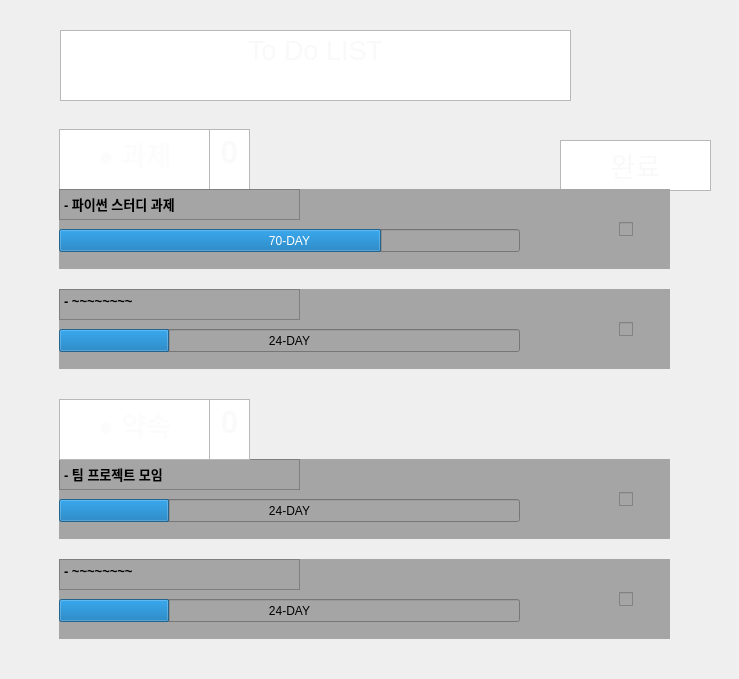
        <widget class="QWidget" name="scrollAreaWidgetContents">
         <property name="geometry">
          <rect>
           <x>0</x>
           <y>0</y>
           <width>739</width>
           <height>679</height>
          </rect>
         </property>
         <widget class="QTextEdit" name="textEdit_7">
          <property name="geometry">
           <rect>
            <x>560</x>
            <y>140</y>
            <width>151</width>
            <height>51</height>
           </rect>
          </property>
          <property name="html">
           <string>&lt;!DOCTYPE HTML PUBLIC &quot;-//W3C//DTD HTML 4.0//EN&quot; &quot;http://www.w3.org/TR/REC-html40/strict.dtd&quot;&gt;
&lt;html&gt;&lt;head&gt;&lt;meta name=&quot;qrichtext&quot; content=&quot;1&quot; /&gt;&lt;style type=&quot;text/css&quot;&gt;
p, li { white-space: pre-wrap; }
&lt;/style&gt;&lt;/head&gt;&lt;body style=&quot; font-family:'Gulim'; font-size:9pt; font-weight:400; font-style:normal;&quot;&gt;
&lt;p align=&quot;center&quot; style=&quot; margin-top:0px; margin-bottom:0px; margin-left:0px; margin-right:0px; -qt-block-indent:0; text-indent:0px;&quot;&gt;&lt;span style=&quot; font-size:20pt; color:#f9f9f9;&quot;&gt;완료&lt;/span&gt;&lt;/p&gt;&lt;/body&gt;&lt;/html&gt;</string>
          </property>
         </widget>
         <widget class="QWidget" name="widget_3" native="true">
          <property name="geometry">
           <rect>
            <x>59</x>
            <y>459</y>
            <width>611</width>
            <height>80</height>
           </rect>
          </property>
          <property name="styleSheet">
           <string notr="true">background : rgb(165, 165, 165)</string>
          </property>
          <widget class="QCheckBox" name="checkBox_3">
           <property name="geometry">
            <rect>
             <x>560</x>
             <y>10</y>
             <width>41</width>
             <height>61</height>
            </rect>
           </property>
           <property name="text">
            <string/>
           </property>
          </widget>
          <widget class="QTextEdit" name="textEdit_11">
           <property name="geometry">
            <rect>
             <x>0</x>
             <y>0</y>
             <width>241</width>
             <height>31</height>
            </rect>
           </property>
           <property name="html">
            <string>&lt;!DOCTYPE HTML PUBLIC &quot;-//W3C//DTD HTML 4.0//EN&quot; &quot;http://www.w3.org/TR/REC-html40/strict.dtd&quot;&gt;
&lt;html&gt;&lt;head&gt;&lt;meta name=&quot;qrichtext&quot; content=&quot;1&quot; /&gt;&lt;style type=&quot;text/css&quot;&gt;
p, li { white-space: pre-wrap; }
&lt;/style&gt;&lt;/head&gt;&lt;body style=&quot; font-family:'Gulim'; font-size:9pt; font-weight:400; font-style:normal;&quot;&gt;
&lt;p style=&quot; margin-top:0px; margin-bottom:0px; margin-left:0px; margin-right:0px; -qt-block-indent:0; text-indent:0px;&quot;&gt;&lt;span style=&quot; font-size:10pt; font-weight:600;&quot;&gt;- 팀 프로젝트 모임&lt;/span&gt;&lt;/p&gt;&lt;/body&gt;&lt;/html&gt;</string>
           </property>
          </widget>
          <widget class="QProgressBar" name="progressBar_3">
           <property name="geometry">
            <rect>
             <x>0</x>
             <y>40</y>
             <width>461</width>
             <height>23</height>
            </rect>
           </property>
           <property name="value">
            <number>24</number>
           </property>
           <property name="textVisible">
            <bool>true</bool>
           </property>
           <property name="format">
            <string>%p-DAY</string>
           </property>
          </widget>
         </widget>
         <widget class="QTextEdit" name="textEdit_10">
          <property name="geometry">
           <rect>
            <x>209</x>
            <y>399</y>
            <width>41</width>
            <height>61</height>
           </rect>
          </property>
          <property name="html">
           <string>&lt;!DOCTYPE HTML PUBLIC &quot;-//W3C//DTD HTML 4.0//EN&quot; &quot;http://www.w3.org/TR/REC-html40/strict.dtd&quot;&gt;
&lt;html&gt;&lt;head&gt;&lt;meta name=&quot;qrichtext&quot; content=&quot;1&quot; /&gt;&lt;style type=&quot;text/css&quot;&gt;
p, li { white-space: pre-wrap; }
&lt;/style&gt;&lt;/head&gt;&lt;body style=&quot; font-family:'Gulim'; font-size:9pt; font-weight:400; font-style:normal;&quot;&gt;
&lt;p align=&quot;center&quot; style=&quot; margin-top:0px; margin-bottom:0px; margin-left:0px; margin-right:0px; -qt-block-indent:0; text-indent:0px;&quot;&gt;&lt;span style=&quot; font-size:24pt; font-weight:600; color:#fafafa;&quot;&gt;0&lt;/span&gt;&lt;/p&gt;&lt;/body&gt;&lt;/html&gt;</string>
          </property>
         </widget>
         <widget class="QTextEdit" name="textEdit_9">
          <property name="geometry">
           <rect>
            <x>59</x>
            <y>399</y>
            <width>151</width>
            <height>61</height>
           </rect>
          </property>
          <property name="html">
           <string>&lt;!DOCTYPE HTML PUBLIC &quot;-//W3C//DTD HTML 4.0//EN&quot; &quot;http://www.w3.org/TR/REC-html40/strict.dtd&quot;&gt;
&lt;html&gt;&lt;head&gt;&lt;meta name=&quot;qrichtext&quot; content=&quot;1&quot; /&gt;&lt;style type=&quot;text/css&quot;&gt;
p, li { white-space: pre-wrap; }
&lt;/style&gt;&lt;/head&gt;&lt;body style=&quot; font-family:'Gulim'; font-size:9pt; font-weight:400; font-style:normal;&quot;&gt;
&lt;p align=&quot;center&quot; style=&quot; margin-top:0px; margin-bottom:0px; margin-left:0px; margin-right:0px; -qt-block-indent:0; text-indent:0px;&quot;&gt;&lt;span style=&quot; font-size:20pt; font-weight:600; color:#fcfcfc;&quot;&gt;● 약속&lt;/span&gt;&lt;/p&gt;&lt;/body&gt;&lt;/html&gt;</string>
          </property>
         </widget>
         <widget class="QTextEdit" name="textEdit_6">
          <property name="geometry">
           <rect>
            <x>59</x>
            <y>129</y>
            <width>151</width>
            <height>61</height>
           </rect>
          </property>
          <property name="html">
           <string>&lt;!DOCTYPE HTML PUBLIC &quot;-//W3C//DTD HTML 4.0//EN&quot; &quot;http://www.w3.org/TR/REC-html40/strict.dtd&quot;&gt;
&lt;html&gt;&lt;head&gt;&lt;meta name=&quot;qrichtext&quot; content=&quot;1&quot; /&gt;&lt;style type=&quot;text/css&quot;&gt;
p, li { white-space: pre-wrap; }
&lt;/style&gt;&lt;/head&gt;&lt;body style=&quot; font-family:'Gulim'; font-size:9pt; font-weight:400; font-style:normal;&quot;&gt;
&lt;p align=&quot;center&quot; style=&quot; margin-top:0px; margin-bottom:0px; margin-left:0px; margin-right:0px; -qt-block-indent:0; text-indent:0px;&quot;&gt;&lt;span style=&quot; font-size:20pt; font-weight:600; color:#fcfcfc;&quot;&gt;● 과제&lt;/span&gt;&lt;/p&gt;&lt;/body&gt;&lt;/html&gt;</string>
          </property>
         </widget>
         <widget class="QTextEdit" name="textEdit_5">
          <property name="geometry">
           <rect>
            <x>209</x>
            <y>129</y>
            <width>41</width>
            <height>61</height>
           </rect>
          </property>
          <property name="html">
           <string>&lt;!DOCTYPE HTML PUBLIC &quot;-//W3C//DTD HTML 4.0//EN&quot; &quot;http://www.w3.org/TR/REC-html40/strict.dtd&quot;&gt;
&lt;html&gt;&lt;head&gt;&lt;meta name=&quot;qrichtext&quot; content=&quot;1&quot; /&gt;&lt;style type=&quot;text/css&quot;&gt;
p, li { white-space: pre-wrap; }
&lt;/style&gt;&lt;/head&gt;&lt;body style=&quot; font-family:'Gulim'; font-size:9pt; font-weight:400; font-style:normal;&quot;&gt;
&lt;p align=&quot;center&quot; style=&quot; margin-top:0px; margin-bottom:0px; margin-left:0px; margin-right:0px; -qt-block-indent:0; text-indent:0px;&quot;&gt;&lt;span style=&quot; font-size:24pt; font-weight:600; color:#fafafa;&quot;&gt;0&lt;/span&gt;&lt;/p&gt;&lt;/body&gt;&lt;/html&gt;</string>
          </property>
         </widget>
         <widget class="QWidget" name="widget" native="true">
          <property name="geometry">
           <rect>
            <x>59</x>
            <y>189</y>
            <width>611</width>
            <height>80</height>
           </rect>
          </property>
          <property name="styleSheet">
           <string notr="true">background : rgb(165, 165, 165)</string>
          </property>
          <widget class="QCheckBox" name="checkBox">
           <property name="geometry">
            <rect>
             <x>560</x>
             <y>10</y>
             <width>41</width>
             <height>61</height>
            </rect>
           </property>
           <property name="text">
            <string/>
           </property>
          </widget>
          <widget class="QTextEdit" name="textEdit_4">
           <property name="geometry">
            <rect>
             <x>0</x>
             <y>0</y>
             <width>241</width>
             <height>31</height>
            </rect>
           </property>
           <property name="html">
            <string>&lt;!DOCTYPE HTML PUBLIC &quot;-//W3C//DTD HTML 4.0//EN&quot; &quot;http://www.w3.org/TR/REC-html40/strict.dtd&quot;&gt;
&lt;html&gt;&lt;head&gt;&lt;meta name=&quot;qrichtext&quot; content=&quot;1&quot; /&gt;&lt;style type=&quot;text/css&quot;&gt;
p, li { white-space: pre-wrap; }
&lt;/style&gt;&lt;/head&gt;&lt;body style=&quot; font-family:'Gulim'; font-size:9pt; font-weight:400; font-style:normal;&quot;&gt;
&lt;p style=&quot; margin-top:0px; margin-bottom:0px; margin-left:0px; margin-right:0px; -qt-block-indent:0; text-indent:0px;&quot;&gt;&lt;span style=&quot; font-size:10pt; font-weight:600;&quot;&gt;- 파이썬 스터디 과제&lt;/span&gt;&lt;/p&gt;&lt;/body&gt;&lt;/html&gt;</string>
           </property>
          </widget>
          <widget class="QProgressBar" name="progressBar">
           <property name="geometry">
            <rect>
             <x>0</x>
             <y>40</y>
             <width>461</width>
             <height>23</height>
            </rect>
           </property>
           <property name="value">
            <number>70</number>
           </property>
           <property name="textVisible">
            <bool>true</bool>
           </property>
           <property name="format">
            <string>%p-DAY</string>
           </property>
          </widget>
         </widget>
         <widget class="QWidget" name="widget_4" native="true">
          <property name="geometry">
           <rect>
            <x>59</x>
            <y>559</y>
            <width>611</width>
            <height>80</height>
           </rect>
          </property>
          <property name="styleSheet">
           <string notr="true">background : rgb(165, 165, 165)</string>
          </property>
          <widget class="QCheckBox" name="checkBox_4">
           <property name="geometry">
            <rect>
             <x>560</x>
             <y>10</y>
             <width>41</width>
             <height>61</height>
            </rect>
           </property>
           <property name="text">
            <string/>
           </property>
          </widget>
          <widget class="QTextEdit" name="textEdit_12">
           <property name="geometry">
            <rect>
             <x>0</x>
             <y>0</y>
             <width>241</width>
             <height>31</height>
            </rect>
           </property>
           <property name="html">
            <string>&lt;!DOCTYPE HTML PUBLIC &quot;-//W3C//DTD HTML 4.0//EN&quot; &quot;http://www.w3.org/TR/REC-html40/strict.dtd&quot;&gt;
&lt;html&gt;&lt;head&gt;&lt;meta name=&quot;qrichtext&quot; content=&quot;1&quot; /&gt;&lt;style type=&quot;text/css&quot;&gt;
p, li { white-space: pre-wrap; }
&lt;/style&gt;&lt;/head&gt;&lt;body style=&quot; font-family:'Gulim'; font-size:9pt; font-weight:400; font-style:normal;&quot;&gt;
&lt;p style=&quot; margin-top:0px; margin-bottom:0px; margin-left:0px; margin-right:0px; -qt-block-indent:0; text-indent:0px;&quot;&gt;&lt;span style=&quot; font-size:10pt; font-weight:600;&quot;&gt;- ~~~~~~~~&lt;/span&gt;&lt;/p&gt;&lt;/body&gt;&lt;/html&gt;</string>
           </property>
          </widget>
          <widget class="QProgressBar" name="progressBar_4">
           <property name="geometry">
            <rect>
             <x>0</x>
             <y>40</y>
             <width>461</width>
             <height>23</height>
            </rect>
           </property>
           <property name="value">
            <number>24</number>
           </property>
           <property name="textVisible">
            <bool>true</bool>
           </property>
           <property name="format">
            <string>%p-DAY</string>
           </property>
          </widget>
         </widget>
         <widget class="QWidget" name="widget_2" native="true">
          <property name="geometry">
           <rect>
            <x>59</x>
            <y>289</y>
            <width>611</width>
            <height>80</height>
           </rect>
          </property>
          <property name="styleSheet">
           <string notr="true">background : rgb(165, 165, 165)</string>
          </property>
          <widget class="QCheckBox" name="checkBox_2">
           <property name="geometry">
            <rect>
             <x>560</x>
             <y>10</y>
             <width>41</width>
             <height>61</height>
            </rect>
           </property>
           <property name="text">
            <string/>
           </property>
          </widget>
          <widget class="QTextEdit" name="textEdit_8">
           <property name="geometry">
            <rect>
             <x>0</x>
             <y>0</y>
             <width>241</width>
             <height>31</height>
            </rect>
           </property>
           <property name="html">
            <string>&lt;!DOCTYPE HTML PUBLIC &quot;-//W3C//DTD HTML 4.0//EN&quot; &quot;http://www.w3.org/TR/REC-html40/strict.dtd&quot;&gt;
&lt;html&gt;&lt;head&gt;&lt;meta name=&quot;qrichtext&quot; content=&quot;1&quot; /&gt;&lt;style type=&quot;text/css&quot;&gt;
p, li { white-space: pre-wrap; }
&lt;/style&gt;&lt;/head&gt;&lt;body style=&quot; font-family:'Gulim'; font-size:9pt; font-weight:400; font-style:normal;&quot;&gt;
&lt;p style=&quot; margin-top:0px; margin-bottom:0px; margin-left:0px; margin-right:0px; -qt-block-indent:0; text-indent:0px;&quot;&gt;&lt;span style=&quot; font-size:10pt; font-weight:600;&quot;&gt;- ~~~~~~~~&lt;/span&gt;&lt;/p&gt;&lt;/body&gt;&lt;/html&gt;</string>
           </property>
          </widget>
          <widget class="QProgressBar" name="progressBar_2">
           <property name="geometry">
            <rect>
             <x>0</x>
             <y>40</y>
             <width>461</width>
             <height>23</height>
            </rect>
           </property>
           <property name="value">
            <number>24</number>
           </property>
           <property name="textVisible">
            <bool>true</bool>
           </property>
           <property name="format">
            <string>%p-DAY</string>
           </property>
          </widget>
         </widget>
         <widget class="QTextEdit" name="textEdit_40">
          <property name="geometry">
           <rect>
            <x>60</x>
            <y>30</y>
            <width>511</width>
            <height>71</height>
           </rect>
          </property>
          <property name="html">
           <string>&lt;!DOCTYPE HTML PUBLIC &quot;-//W3C//DTD HTML 4.0//EN&quot; &quot;http://www.w3.org/TR/REC-html40/strict.dtd&quot;&gt;
&lt;html&gt;&lt;head&gt;&lt;meta name=&quot;qrichtext&quot; content=&quot;1&quot; /&gt;&lt;style type=&quot;text/css&quot;&gt;
p, li { white-space: pre-wrap; }
&lt;/style&gt;&lt;/head&gt;&lt;body style=&quot; font-family:'Gulim'; font-size:9pt; font-weight:400; font-style:normal;&quot;&gt;
&lt;p align=&quot;center&quot; style=&quot; margin-top:0px; margin-bottom:0px; margin-left:0px; margin-right:0px; -qt-block-indent:0; text-indent:0px;&quot;&gt;&lt;span style=&quot; font-size:20pt; color:#f9f9f9;&quot;&gt;To Do LIST&lt;/span&gt;&lt;/p&gt;&lt;/body&gt;&lt;/html&gt;</string>
          </property>
         </widget>
        </widget>
